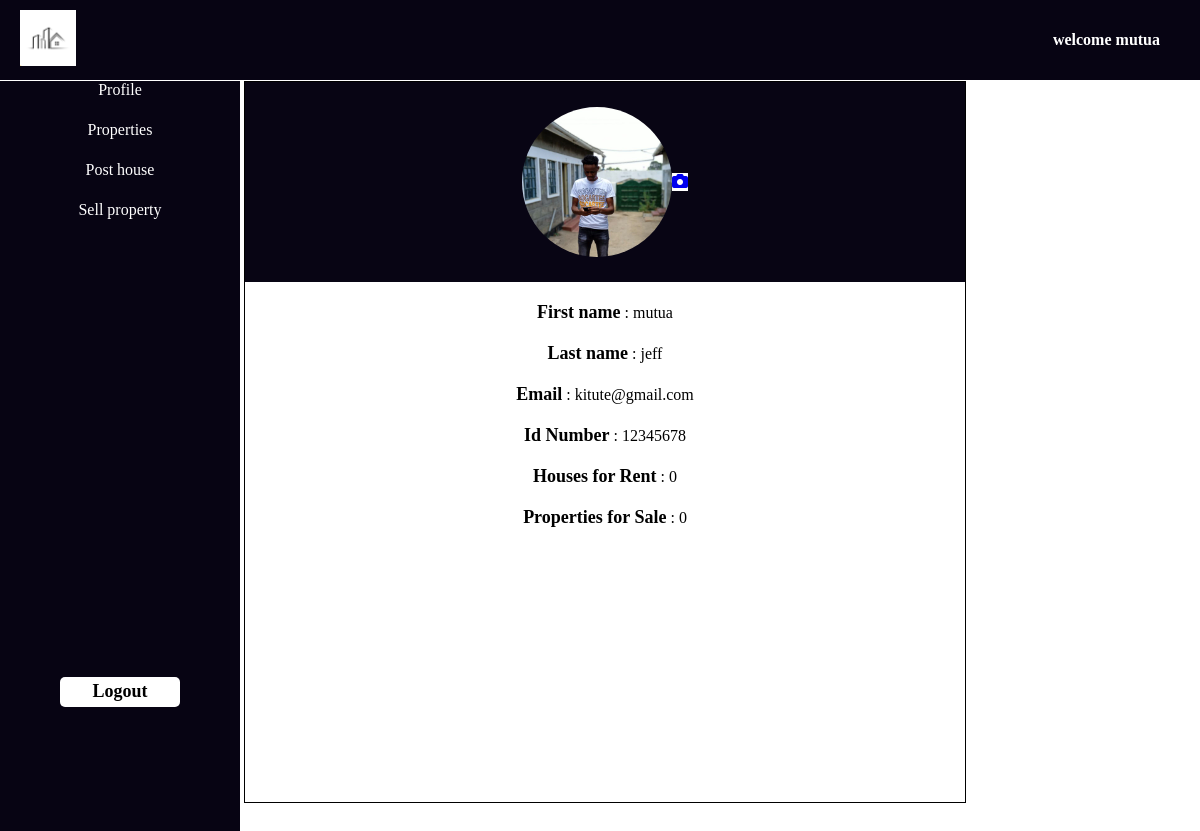
Screenshot of /developer-profile (signed in) with the database file from the repository.
### app/models.py (models this page shows, shortened)
class Profile(models.Model):
   user = models.ForeignKey(User,on_delete=models.CASCADE,null=True)
   name = models.CharField(max_length=100,null=True)
   other_name = models.CharField(max_length=100,null=True)
   id_number = models.CharField(max_length=8,null=True)
   email = models.EmailField(null=True)
   profile_picture = models.ImageField(upload_to='photo/' ,null=True ,blank=True)

### app/views.py (the view)
# urls.py: path('developer-profile',views.developer_profile,name='developer_profile'),
def developer_profile(request):
     user = request.user
     developer = Profile.objects.get(email=user.username)
     return render(request, 'developer-profile.html',{'developer':developer})

### templates/developer-profile.html (shortened to what this page needs)
{% extends 'developerpage.html'%}
{% load static %}
{%block content%}
<!DOCTYPE html>
<html lang="en">
<head>
    <link rel="stylesheet" href="{% static 'profile.css' %}">
    <link rel="stylesheet" href="https://cdnjs.cloudflare.com/ajax/libs/font-awesome/4.7.0/css/font-awesome.min.css">
    <link rel="stylesheet" href="https://cdnjs.cloudflare.com/ajax/libs/font-awesome/6.4.0/css/all.min.css">
</head>
<body>
        <div class="profile">
            <div class="container">
                <div class="profile-image">
                    <div class="dp">
                        {% if developer.profile_picture %}
                            <img src="{{ developer.profile_picture.url }}" alt="Profile Picture">
                        {% else %}
                             <img src="{% static 'images/default dp.jpg' %}" alt="Profile Picture">
                        {% endif %}
                    </div>
                    <div class="camera">
                        <a href="/developer-profile-update"><i class="fa fa-camera" aria-hidden="true"></i></a>
                    </div>
                </div>
                <div class="profile-credentials">
                    <p><span>First name</span> : {{developer.name}}</p>
                    <p><span>Last name</span> : {{developer.other_name}}</p>
                    <p><span>Email</span> : {{developer.email}}</p>
                    <p><span>Id Number</span> : {{developer.id_number}}</p>
                    <p><span>Houses for Rent</span> : {{ developer.property_for_renting_set.count }}</p>
                    <p><span>Properties for Sale</span> : {{ developer.property_on_sale_set.count }}</p>
                </div>
                </div>
            </div>
        </div>
    {% endblock %}

### templates/developerpage.html (shortened to what this page needs)
{% load static %}
<!DOCTYPE html>
<html lang="en">
<head>
    <link rel="stylesheet" href="{% static 'developer.css' %}">
</head>
<body>
    <div class="main-container">
        <div class="header">
            <div class="logo">
                <img src="{% static 'images/realestatelogo.png' %}" alt="">
            </div>
            <div class="greet">
                <h4>welcome {{developer.name}}</h4>
            </div>
        </div>
        <div class="link-container">
            <div class="left-container">
                <ul>
                    <li><a href="/developer-profile">Profile</a></li>
                    <li><a href="/developer_properties">Properties</a></li>
                    <li><a href="/post_rentals">Post house</a></li>
                    <li><a href="/sell_property">Sell property</a></li>
                </ul>
                <a href="/logout">
                    <div class="log-out">
                         <span>Logout</span>
                    </div>
                </a>
            </div>
        </div>
    {% block content%}
    {% endblock%}
</body>
</html>

### static/developer.css (style rules this page uses)
* { padding: 0; margin: 0; }
.header { background-color: rgb(7, 4, 19); width: 100%; height: 80px; display: flex; justify-content: space-between; color: white; align-items: center; }
.logo { margin-left: 20px; }
.logo img { width: 25%; }
.greet { margin-right: 40px; }
.link-container { width: 20%; background-color: rgb(7, 4, 19); height: 170vh; display: inline-block; border-top: 1px solid white; }
.left-container { display: flex; flex-direction: column; justify-content: space-between; height: 46%; }
.link-container ul li { list-style: none; height: 40px; text-align: center; }
.link-container ul li a { text-decoration: none; color: white; }
.log-out { background-color: white; width: 50%; margin-left: auto; margin-right: auto; height: 30px; display: flex; align-items: center; justify-content: center; border-radius: 5px; }
.log-out span { color: black; font-weight: bold; }
a { text-decoration: none; }

### static/profile.css (style rules this page uses)
.profile { margin-top: 1px; display: inline-block; width: 60%; vertical-align: top; border: 1px solid black; height: 90vh; }
.container { width: 100%; text-align: center; }
.profile-image { background-color: rgb(8, 5, 20); height: 200px; display: flex; align-items: center; justify-content: center; }
.dp { height: 150px; width: 150px; background-color: white; border-radius: 50%; overflow: hidden; }
.dp img { max-width: 100%; max-hedight: 100%; object-fit: cover; }
.camera { background-color: white; }
span { font-size: large; font-weight: 900; }
p { margin: 20px; }

### rows the page displays
Profile: name "mutua", profile_picture (picture), other_name "jeff", email "kitute@gmail.com", id_number "12345678", property_for_renting_set.count "0", property_on_sale_set.count "0"
